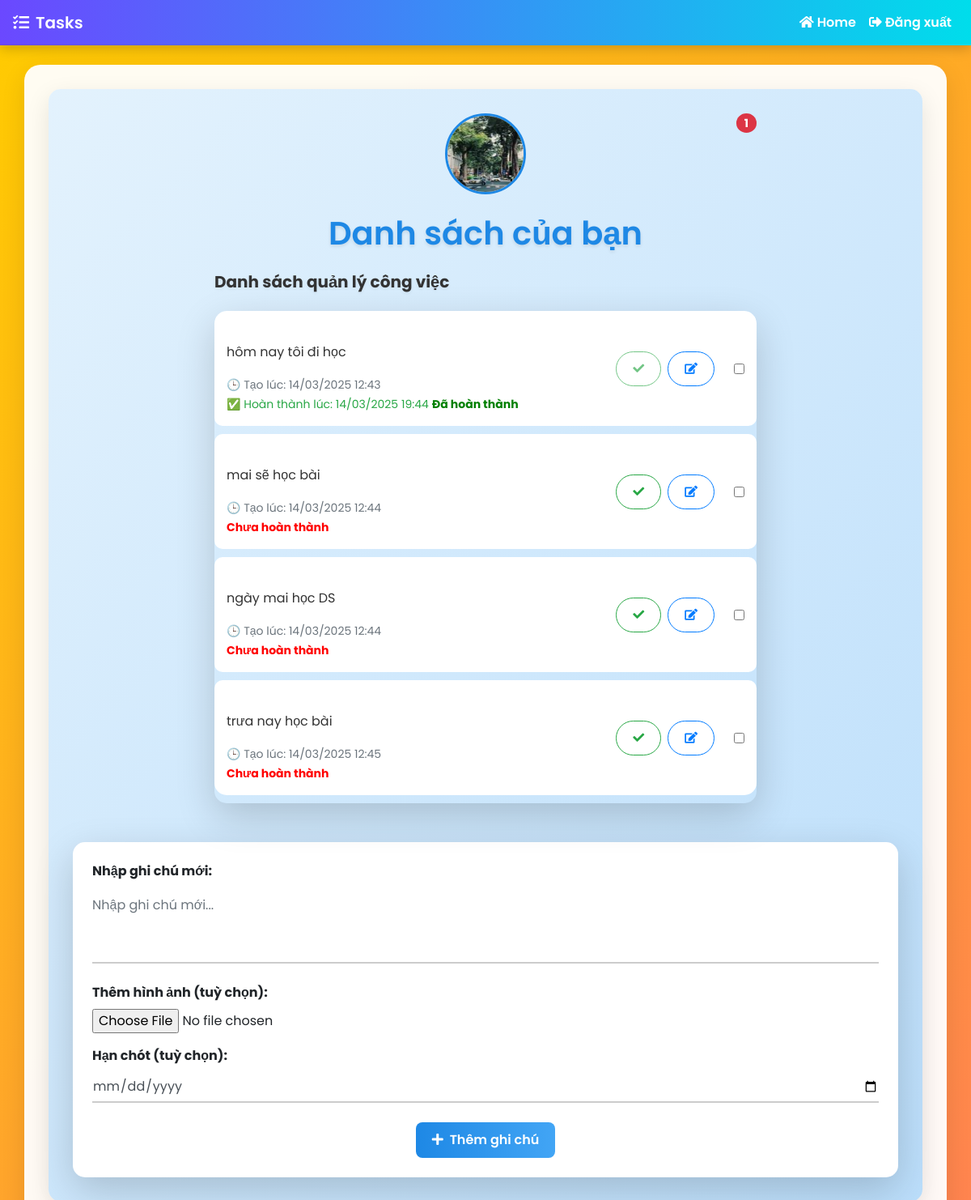
The app's page / (signed in) with its own data.
### todolist/models.py (models this page shows, shortened)
class User(db.Model, UserMixin):
    id = db.Column(db.Integer, primary_key=True)
    email = db.Column(db.String(150), unique=True, nullable=False)
    password = db.Column(db.String(150), nullable=False)
    user_name = db.Column(db.String(150), unique=True, nullable=False)
    notes = db.relationship("Note", backref="user", lazy=True)
    is_blocked = db.Column(db.Boolean, default=False)
    is_admin = db.Column(db.Boolean, default=False)
    avatar = db.Column(db.String(255), default="default.png")

class Note(db.Model):
    id = db.Column(db.Integer, primary_key=True)
    data = db.Column(db.String(1000))
    date = db.Column(db.DateTime(timezone=True), default=func.now())
    user_id = db.Column(db.Integer, db.ForeignKey("user.id"))
    image = db.Column(db.String(255))
    created = db.Column(db.DateTime, default=func.now())  # Thời gian tạo
    finished = db.Column(db.DateTime, nullable=True)  # Thời gian hoàn thành
    is_finished = db.Column(db.Boolean, default=False)  # Trạng thái hoàn thành
    due_date = db.Column(db.DateTime, nullable=True)  # Thời hạn hoàn thành

### todolist/views.py (the view, shortened to what this page needs)
@views.route("/home", methods=["GET", "POST"])
@views.route("/", methods=["GET", "POST"])
@login_required
def home():
    notes = Note.query.filter_by(user_id=current_user.id).all()
    overdue_notes = Note.query.filter(
        Note.user_id == current_user.id,
        Note.is_finished == False,
        Note.due_date < datetime.utcnow()
    ).count()
    return render_template("index.html", user=current_user, notes=notes, overdue_notes=overdue_notes)

### todolist/templates/index.html (shortened to what this page needs)
{% extends "base.html" %} {% block title %}Trang chủ{% endblock %} {% block
content %}
<div
  class="container"
  style="
    min-height: 80vh;
    background: linear-gradient(135deg, #e3f2fd, #bbdefb);
    padding-top: 30px;
    padding-bottom: 30px;
    border-radius: 15px;
  "
>
  <div class="row justify-content-center">
    <div class="col-md-8 text-center">
<div class="mb-3 position-relative">
  <label for="avatarInput" style="cursor: pointer">
      <img
          src="{{ url_for('views.uploaded_avatar', filename=current_user.avatar) }}"
          alt="Avatar"
          style="width: 100px; height: 100px; border-radius: 50%; border: 3px solid #1e88e5;"
      />
  </label>
  {% if overdue_notes > 0 %}
  <span
      class="badge badge-danger position-absolute"
      style="top: 0; right: 0; font-size: 14px; padding: 5px 10px; border-radius: 50%;"
  >
      {{ overdue_notes }}
  </span>
  {% endif %}
</div>
      <h1
        class="mb-4"
        style="
          font-weight: 600;
          color: #1e88e5;
          text-shadow: 0 2px 4px rgba(0, 0, 0, 0.1);
        "
      >
        Danh sách của bạn
      </h1>
    </div>
  </div>
<div class="row justify-content-center">
  <div class="col-md-8">
    <div class="d-flex justify-content-between align-items-center mb-3">
      <h5 style="color: #333">Danh sách quản lý công việc</h5>
    </div>
    <ul
      class="list-group shadow-lg"
      id="notes"
      style="border-radius: 15px; overflow: hidden"
    >
      {% if notes %} {% for note in notes %}
      <li class="list-group-item d-flex justify-content-between align-items-center">
        <div style="max-width: 100%; word-wrap: break-word">
          <p style="color: #333; font-size: 16px; white-space: pre-line">
            {{ note.data | urlize(target="_blank") | safe }}
          </p>
          <small class="text-muted">🕒 Tạo lúc: {{ note.created.strftime('%d/%m/%Y %H:%M') }}</small><br>
          {% if note.finished %}
          <small class="text-success">✅ Hoàn thành lúc: {{ note.finished.strftime('%d/%m/%Y %H:%M') }}</small>
          {% endif %}
          <small class="font-weight-bold" style="color: {{ 'green' if note.is_finished else 'red' }}">
            {{ "Đã hoàn thành" if note.is_finished else "Chưa hoàn thành" }}
          </small>
        </div>
        <div class="d-flex align-items-center">
          <button
            type="button"
            class="btn btn-sm btn-outline-success mr-2"
            onclick="markAsFinished({{ note.id }})"
            {% if note.is_finished %}disabled{% endif %}
          >
            <i class="fas fa-check"></i>
          </button>
          <button
            type="button"
            class="btn btn-sm btn-outline-primary mr-2"
            onclick="openEditModal({{ note.id }}, '{{ note.data }}')"
          >
            <i class="fas fa-edit"></i>
          </button>
          <input
            type="checkbox"
            name="note-checkbox"
            value="{{ note.id }}"
            class="ml-3"
            onchange="toggleDeleteButton()"
          />
        </div>
      </li>
      {% endfor %} {% else %}
      <li class="list-group-item text-center text-muted">
        Chưa có ghi chú nào! Hãy thêm một ghi chú mới.
      </li>
      {% endif %}
    </ul>
  </div>
</div>
      <form
        method="POST"
        enctype="multipart/form-data"
        class="mt-5 shadow-lg p-4"
        style="background: #ffffff; border-radius: 15px"
      >
        <div class="form-group mb-4">
          <label for="note" class="font-weight-bold">Nhập ghi chú mới:</label>
          <textarea
            name="note"
            id="note"
            class="form-control"
            rows="3"
            placeholder="Nhập ghi chú mới..."
            required
            style="resize: none"
          ></textarea>
        </div>
        <div class="form-group">
          <label for="image" class="font-weight-bold"
            >Thêm hình ảnh (tuỳ chọn):</label
          >
          <input
            type="file"
            name="image"
            id="image"
            class="form-control-file"
          />
        </div>
        <div class="form-group mb-4">
    <label for="due_date" class="font-weight-bold">Hạn chót (tuỳ chọn):</label>
    <input type="date" name="due_date" id="due_date" class="form-control">
</div>
<div class="text-center">
    <button
        type="submit"
        class="btn btn-primary"
        style="
            border-radius: 8px;
            background: linear-gradient(90deg, #1e88e5, #42a5f5);
            border: none;
            padding: 10px 20px;
        "
    >
        <i class="fas fa-plus mr-2"></i>Thêm ghi chú
    </button>
</div>
      </form>
    </div>
  </div>
{% endblock %}

### todolist/templates/base.html (shortened to what this page needs)
<!DOCTYPE html>
<html lang="vi">
  <head>
    <link
      rel="stylesheet"
      href="https://cdn.jsdelivr.net/npm/bootstrap@4.6.2/dist/css/bootstrap.min.css"
    />
    <link
      rel="stylesheet"
      href="https://cdnjs.cloudflare.com/ajax/libs/font-awesome/5.15.4/css/all.min.css"
    />
    <link
      rel="stylesheet"
      href="{{ url_for('static', filename='style.css') }}"
    />
  </head>
  <body>
    <nav class="navbar navbar-expand-lg navbar-dark bg-dark">
      <a class="navbar-brand" href="/">
        <i class="fas fa-tasks mr-2"></i>Tasks
      </a>
      <div class="collapse navbar-collapse" id="navbarNav">
        <ul class="navbar-nav ml-auto">
          {% if current_user.is_authenticated %}
          <li class="nav-item">
            <a class="nav-link" href="/home"
              ><i class="fas fa-home mr-1"></i>Home</a
            >
          </li>
          <li class="nav-item">
            <a class="nav-link" href="/logout"
              ><i class="fas fa-sign-out-alt mr-1"></i>Đăng xuất</a
            >
          </li>
          {% endif %}
        </ul>
      </div>
    </nav>
    <div class="container mt-4">{% block content %}{% endblock %}</div>
  </body>
</html>

### todolist/static/style.css (style rules this page uses)
body { background: none; font-family: "Poppins", sans-serif; margin: 0; padding: 0; }
.container { background: rgba(255, 255, 255, 0.95); border-radius: 20px; box-shadow: 0 10px 30px rgba(0, 0, 0, 0.1); padding: 30px; animation: fadeIn 0.5s ease-in-out; }
h1, h3, h5 { color: #6b48ff; font-weight: 700; text-shadow: 0 2px 4px rgba(0, 0, 0, 0.05); }
.list-group-item { background: #fff; border: none; border-radius: 10px; margin-bottom: 10px; padding: 15px; transition: transform 0.3s, box-shadow 0.3s; }
.btn { border-radius: 50px; padding: 10px 20px; font-weight: 600; transition: all 0.3s ease; }
.btn-primary { background: linear-gradient(90deg, #6b48ff, #00ddeb); border: none; }
.form-control { border: none; border-bottom: 2px solid #ccc; background: transparent; border-radius: 0; padding: 10px 0; transition: all 0.3s ease; }
.navbar { background: linear-gradient(90deg, #6b48ff, #00ddeb); box-shadow: 0 4px 15px rgba(0, 0, 0, 0.2); }
.navbar-brand, .nav-link { color: #fff !important; font-weight: 600; }

### todolist/templates/base.html (style rules this page uses)
body { background: linear-gradient(-45deg, #6b48ff, #00ddeb, #ff6b6b, #ffcc00); background-size: 400% 400%; animation: gradientBG 15s ease infinite; font-family: "Poppins", sans-serif; min-height: 100vh; }

### records on screen
User: avatar (picture)
Note: data "hôm nay tôi đi học", created "14/03/2025 12:43", finished "14/03/2025 19:44", is_finished "Đã hoàn thành"
Note: data "mai sẽ học bài", created "14/03/2025 12:44", is_finished "Chưa hoàn thành"
Note: data "ngày mai học DS", created "14/03/2025 12:44", is_finished "Chưa hoàn thành"
Note: data "trưa nay học bài", created "14/03/2025 12:45", is_finished "Chưa hoàn thành"

### other values on screen
{{ overdue_notes }} "1"
